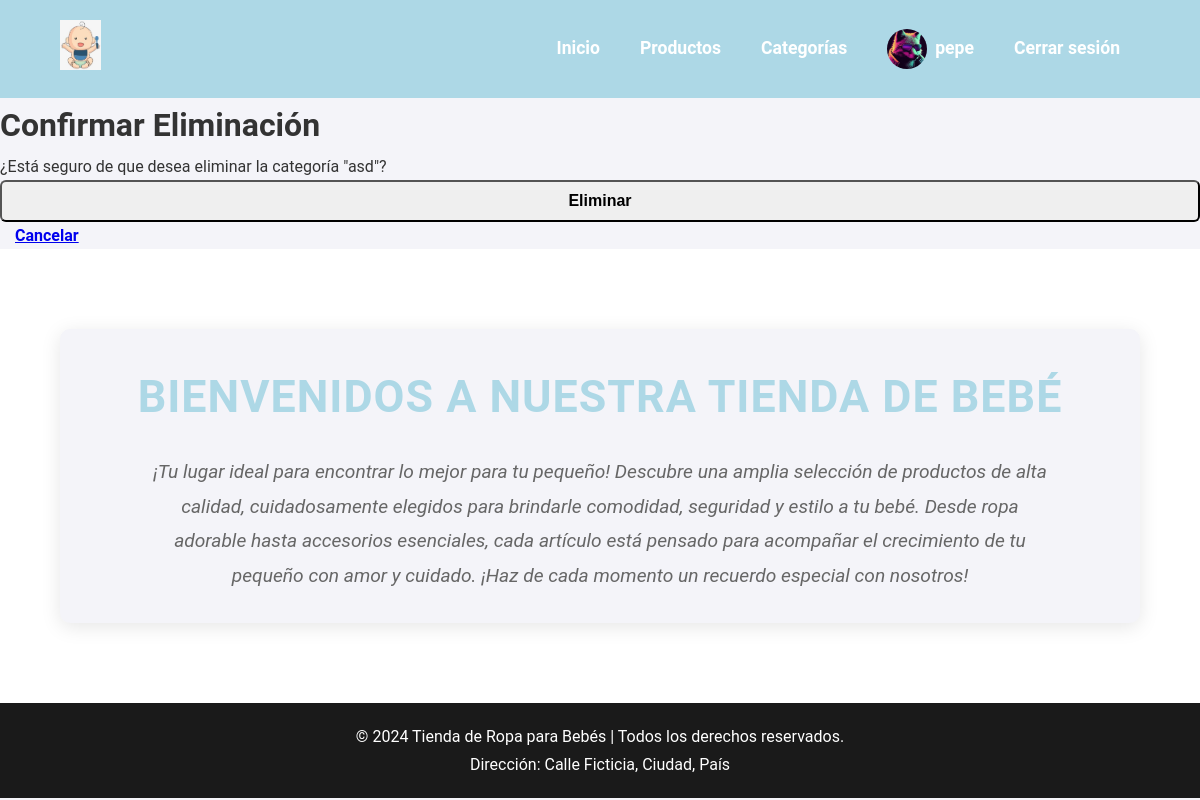
Screenshot of /categorias/1/eliminar/ (signed in) with the database file from the repository.
### registro/models.py (models this page shows, shortened)
class Usuario(AbstractUser):
    avatar = models.ImageField(upload_to='avatars/', null=True, blank=True)
    class Meta:
        permissions = [
            ("puede_hacer_scrum", "Puede hacer Scrum"),
        ]

### producto/models.py (models this page shows, shortened)
class Categoria(models.Model):
    nombre = models.CharField(max_length=100)
    descripcion = models.TextField(blank=True, null=True)

### producto/views.py (the view)
# urls.py: path('categorias/<int:pk>/eliminar/', CategoriaDeleteView.as_view(), name='eliminar_categoria'),
class CategoriaDeleteView(LoginRequiredMixin, DeleteView):
    model = Categoria
    template_name = 'categorias/eliminar.html'
    success_url = reverse_lazy('listado_categorias')

### producto/templates/categorias/eliminar.html (shortened to what this page needs)
{% extends 'producto/index.html' %}
{% block content %}
<h1>Confirmar Eliminación</h1>
<p>¿Está seguro de que desea eliminar la categoría "{{ object.nombre }}"?</p>
<form method="post">
    <button type="submit" class="btn btn-danger">Eliminar</button>
    <a href="{% url 'listado_categorias' %}" class="btn btn-secondary">Cancelar</a>
</form>
{% endblock %}

### producto/templates/producto/index.html (shortened to what this page needs)
{% load static %}
<!DOCTYPE html>
<html lang="es">
<head>
    <link rel="stylesheet" href="{% static 'css/styles.css' %}">
</head>
<body>
    <header>
        <div class="container">
            <div class="logo">
                <img src="{% static 'media/logo.png' %}" alt="Logo Tienda Bebé">
            </div>
            <nav>
                <ul>
                    <li><a href="{% url 'index' %}">Inicio</a></li>
                    <li><a href="{% url 'listado_productos' %}">Productos</a></li>
                    <li><a href="{% url 'listado_categorias' %}">Categorías</a></li>
                    {% if user.is_authenticated %}
                        <li>
                            <a href="{% url 'profile' %}" class="user-profile">
                                {% if user.avatar %}
                                    <img src="{{ user.avatar.url }}" alt="{{ user.username }}" class="avatar">
                                {% else %}
                                    <img src="{% static 'media/default-avatar.png' %}" alt="Avatar por defecto" class="avatar">
                                {% endif %}
                                <span class="header-link">{{ user.username }}</span>
                            </a>
                        </li>
                        <li><a href="{% url 'logout' %}">Cerrar sesión</a></li>
                    {% else %}
                        <li><a href="{% url 'login' %}">Iniciar sesión</a></li>
                        <li><a href="{% url 'registro' %}">Registrar</a></li>
                    {% endif %}
                </ul>
            </nav>
        </div>
    </header>
    {% block content %}
    {% endblock %}
    <main>
        <div class="container">
            <section class="intro">
                <h1>Bienvenidos a nuestra tienda de bebé</h1>
                <p>¡Tu lugar ideal para encontrar lo mejor para tu pequeño! Descubre una amplia selección de productos de alta calidad, cuidadosamente elegidos para brindarle comodidad, seguridad y estilo a tu bebé. Desde ropa adorable hasta accesorios esenciales, cada artículo está pensado para acompañar el crecimiento de tu pequeño con amor y cuidado. ¡Haz de cada momento un recuerdo especial con nosotros!</p>
            </section>
        </div>
    </main>
    <footer>
        <div class="container">
            <p>&copy; 2024 Tienda de Ropa para Bebés | Todos los derechos reservados.</p>
            <p>Dirección: Calle Ficticia, Ciudad, País</p>
        </div>
    </footer>
</body>
</html>

### producto/static/css/styles.css (style rules this page uses)
* { margin: 0; padding: 0; box-sizing: border-box; }
:root { --primary-color: #add8e6; --secondary-color: #ff5722; --accent-color: #ff5c8d; --text-color: #333; --background-color: #f4f4f9; --footer-bg: #1a1a1a; }
.intro { text-align: center; margin: 40px 0; padding: 30px; background-color: var(--background-color); border-radius: 10px; box-shadow: 0 4px 20px rgba(0, 0, 0, 0.1); }
.intro h1 { font-size: 2.8rem; color: var(--primary-color); margin-bottom: 20px; font-weight: 600; text-transform: uppercase; letter-spacing: 1px; }
.intro p { font-size: 1.2rem; color: #666; line-height: 1.8; max-width: 900px; margin: 0 auto; font-style: italic; }
body { font-family: 'Roboto', sans-serif; line-height: 1.7; background-color: var(--background-color); color: var(--text-color); padding: 0; margin: 0; }
header { background-color: var(--primary-color); padding: 20px 0; transition: background-color 0.5s ease; }
header .container { display: flex; justify-content: space-between; align-items: center; }
header .logo img { height: 50px; }
header nav ul { list-style: none; display: flex; align-items: center; }
header nav ul li { margin: 0 20px; }
header nav ul li a { text-decoration: none; color: #fff; font-weight: bold; font-size: 1.1rem; transition: color 0.3s ease; display: flex; align-items: center; }
.user-profile { display: flex; align-items: center; text-decoration: none; }
header nav ul li a img.avatar { width: 40px; height: 40px; border-radius: 50%; margin-right: 8px; }
main { padding: 40px 0; background-color: #fff; }
.container { width: 90%; margin: 0 auto; max-width: 1200px; }
.btn { border-radius: 6px; font-weight: bold; font-size: 1rem; padding: 10px 15px; text-align: center; transition: background-color 0.3s ease, opacity 0.3s ease; width: 100%; }
footer { background-color: var(--footer-bg); color: #fff; padding: 20px 0; text-align: center; }
footer p { font-size: 1rem; }

### rows the page displays
Usuario: avatar (picture), username "pepe"
Categoria: nombre "asd"
